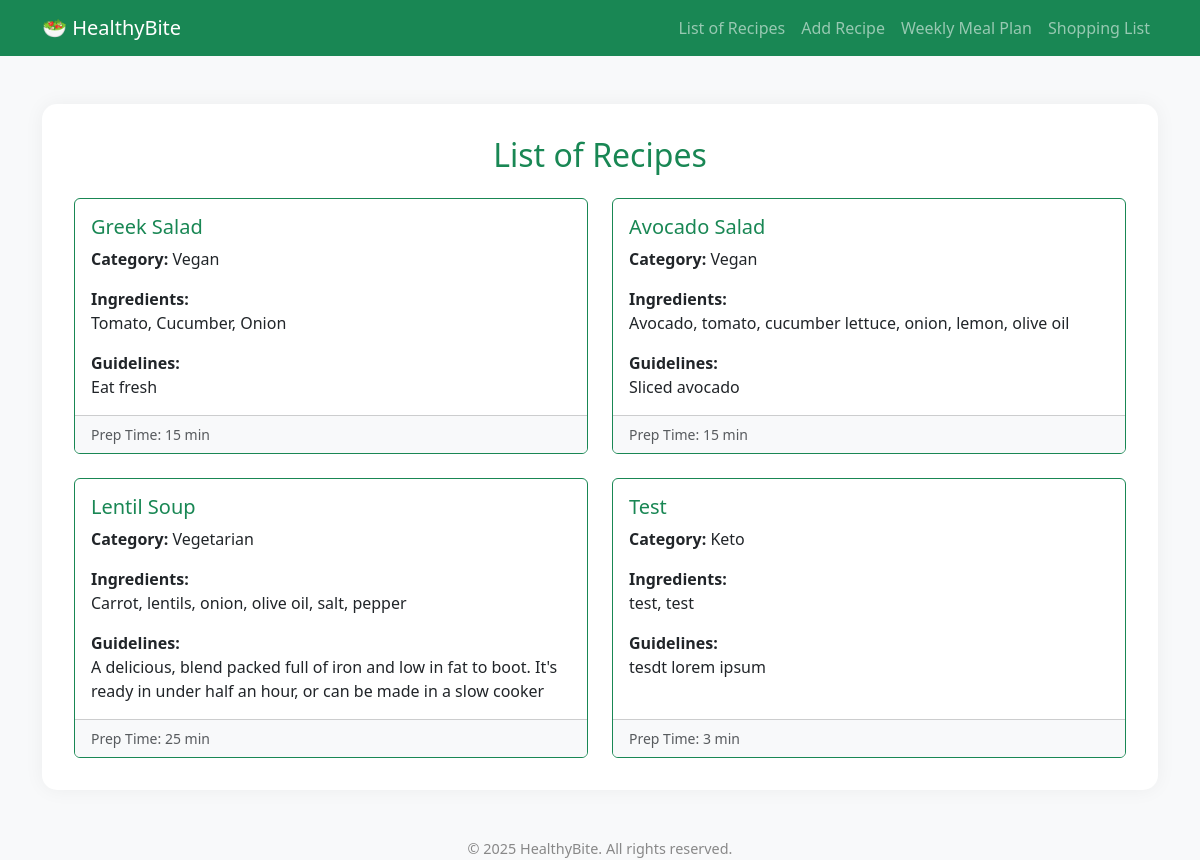
The page / on the database its author committed.
### app/models/recipe_models.py (models this page shows)
class Recipe(db.Model):
    id = db.Column(db.Integer, primary_key=True)
    name = db.Column(db.String(100), nullable=False)
    category = db.Column(db.String(50))
    ingredients = db.Column(db.Text)
    instructions = db.Column(db.Text)
    prep_time = db.Column(db.Integer)

### app/controllers.py (the view)
@app.route('/')
def index():
    recipes = recipe_service.get_all_recipes()
    return render_template('index.html', recipes=recipes)

### app/services/concrete_recipe_service.py (called while the page is built)
    def get_all_recipes(self) -> list[Recipe]:
        return Recipe.query.all()

### app/templates/index.html
{% extends 'base.html' %}
{% block content %}
  <h2 class="text-center mb-4 text-success">List of Recipes</h2>
  {% if recipes %}
    <div class="row row-cols-1 row-cols-md-2 g-4">
      {% for recipe in recipes %}
      <div class="col">
        <div class="card h-100 border-success">
          <div class="card-body">
            <h5 class="card-title text-success">{{ recipe.name }}</h5>
            <p class="card-text"><strong>Category:</strong> {{ recipe.category or 'No Category' }}</p>
            <p class="card-text"><strong>Ingredients:</strong><br> {{ recipe.ingredients }}</p>
            <p class="card-text"><strong>Guidelines:</strong><br> {{ recipe.instructions }}</p>
          </div>
          <div class="card-footer bg-light d-flex justify-content-between align-items-center">
            <small class="text-muted">Prep Time: {{ recipe.prep_time }} min</small>
          </div>
        </div>
      </div>
      {% endfor %}
    </div>
  {% else %}
    <div class="alert alert-warning text-center" role="alert">
      There's no recipes registered yet.
    </div>
  {% endif %}
{% endblock %}

### app/templates/base.html (shortened to what this page needs)
<!doctype html>
<html lang="en">
<head>
  <link href="https://cdn.jsdelivr.net/npm/bootstrap@5.3.0/dist/css/bootstrap.min.css" rel="stylesheet">
</head>
<body>
  <nav class="navbar navbar-expand-lg navbar-dark bg-success">
    <div class="container">
      <a class="navbar-brand" href="{{ url_for('index') }}">🥗 HealthyBite</a>
      <div class="collapse navbar-collapse">
        <ul class="navbar-nav ms-auto">
          <li class="nav-item"><a class="nav-link" href="{{ url_for('index') }}">List of Recipes</a></li>
          <li class="nav-item"><a class="nav-link" href="{{ url_for('add_recipe') }}">Add Recipe</a></li>
          <li class="nav-item"><a class="nav-link" href="{{ url_for('meal_planner') }}">Weekly Meal Plan</a></li>
          <li class="nav-item"><a class="nav-link" href="{{ url_for('shopping_list') }}">Shopping List</a></li>
        </ul>
      </div>
    </div>
  </nav>
  <div class="container my-5">
    <div class="container-box">
      {% block content %}{% endblock %}
    </div>
  </div>
<footer>
  &copy; {{ 2025 }} HealthyBite. All rights reserved.
</footer>
</body>
</html>

### app/templates/base.html (style rules this page uses)
body { background-color: #f8f9fa; }
.container-box { background: white; padding: 2rem; border-radius: 15px; box-shadow: 0 0 20px rgba(0,0,0,0.05); }
footer { margin-top: 2rem; text-align: center; font-size: 0.9rem; color: #888; }

### rows shown on the page
Recipe: name "Greek Salad", category "Vegan", ingredients "Tomato, Cucumber, Onion", instructions "Eat fresh", prep_time "15"
Recipe: name "Avocado Salad", category "Vegan", ingredients "Avocado, tomato, cucumber lettuce, onion, lemon, olive oil", instructions "Sliced avocado", prep_time "15"
Recipe: name "Lentil Soup", category "Vegetarian", ingredients "Carrot, lentils, onion, olive oil, salt, pepper", instructions "A delicious, blend packed full of iron and low in fat to boot. It's ready in under half an hour, or can be made in a slow cooker", prep_time "25"
Recipe: name "Test", category "Keto", ingredients "test, test", instructions "tesdt lorem ipsum", prep_time "3"

### other values the page prints
{{ 2025 }} "2025"
